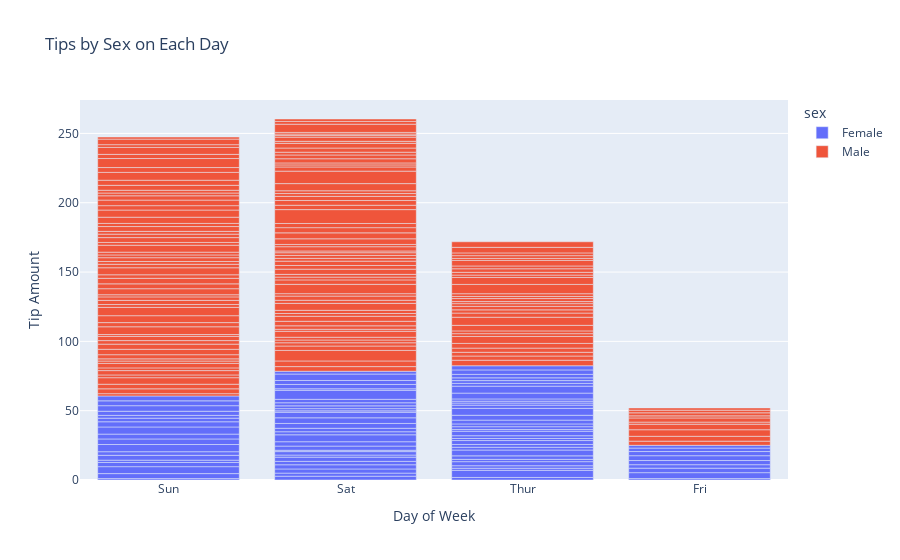

Source (notebook cell):
### Code cell
px.bar(
    df_tips,
    x="day",
    y="tip",
    color="sex",
    title="Tips by Sex on Each Day",
    labels={
        "tip": "Tip Amount",
        "day": "Day of Week",
    }
)

### Figure 1 — Plotly figure (JSON) as saved in the notebook; plotly's stock layout.template omitted (floating-point values rounded to 4 significant figures; data arrays with more than 128 entries replaced by an {"elided": "..."} marker saying what was removed)
{"data": [{"alignmentgroup": "True", "hovertemplate": "sex=Female<br>Day of Week=%{x}<br>Tip Amount=%{y}<extra></extra>", "legendgroup": "Female", "marker": {"color": "#636efa"}, "name": "Female", "offsetgroup": "Female", "orientation": "v", "showlegend": true, "textposition": "auto", "type": "bar", "x": ["Sun", "Sun", "Sun", "Sun", "Sun", "Sun", "Sat", "Sat", "Sat", "Sat", "Sat", "Sat", "Sun", "Sun", "Sat", "Sat", "Sat", "Sat", "Sat", "Sat", "Sat", "Thur", "Thur", "Fri", "Fri", "Fri", "Fri", "Fri", "Sat", "Sat", "Sat", "Sat", "Sat", "Sun", "Sun", "Thur", "Thur", "Thur", "Thur", "Thur", "Thur", "Thur", "Thur", "Thur", "Thur", "Thur", "Thur", "Thur", "Thur", "Thur", "Thur", "Thur", "Thur", "Thur", "Thur", "Thur", "Thur", "Sun", "Sun", "Sun", "Sun", "Sun", "Sat", "Sat", "Sun", "Sun", "Sun", "Thur", "Thur", "Thur", "Thur", "Thur", "Thur", "Thur", "Sat", "Sat", "Sat", "Sat", "Sat", "Fri", "Fri", "Fri", "Fri", "Sat", "Sat", "Sat", "Thur"], "xaxis": "x", "y": [1.01, 3.61, 5, 3.02, 1.67, 3.5, 2.75, 2.23, 3, 3, 2.45, 3.07, 2.6, 5.2, 1.5, 2.47, 1, 3, 3.14, 5, 2.2, 1.83, 5.17, 1, 4.3, 3.25, 2.5, 3, 2.5, 3.48, 4.08, 4, 1, 4, 3.5, 1.5, 1.8, 2.92, 1.68, 2.52, 4.2, 2, 2, 2.83, 1.5, 2, 3.25, 1.25, 2, 2, 2.75, 3.5, 5, 2.3, 1.5, 1.36, 1.63, 5.14, 3.75, 2.61, 2, 3, 1.61, 2, 4, 3.5, 3.5, 4.19, 5, 2, 2.01, 2, 2.5, 3.23, 2.23, 2.5, 6.5, 1.1, 3.09, 3.48, 3, 2.5, 2, 2.88, 4.67, 2, 3], "yaxis": "y"}, {"alignmentgroup": "True", "hovertemplate": "sex=Male<br>Day of Week=%{x}<br>Tip Amount=%{y}<extra></extra>", "legendgroup": "Male", "marker": {"color": "#EF553B"}, "name": "Male", "offsetgroup": "Male", "orientation": "v", "showlegend": true, "textposition": "auto", "type": "bar", "x": {"elided": "157 str values"}, "xaxis": "x", "y": {"elided": "157 float values"}, "yaxis": "y"}], "layout": {"autosize": true, "barmode": "relative", "legend": {"title": {"text": "sex"}, "tracegroupgap": 0}, "title": {"text": "Tips by Sex on Each Day"}, "xaxis": {"anchor": "y", "autorange": true, "domain": [0, 1], "range": [-0.5, 3.5], "title": {"text": "Day of Week"}, "type": "category"}, "yaxis": {"anchor": "x", "autorange": true, "domain": [0, 1], "range": [0, 274.1], "title": {"text": "Tip Amount"}, "type": "linear"}}}
